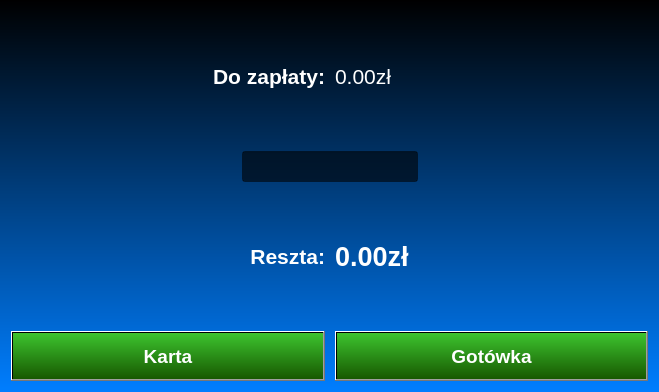
<?xml version="1.0" encoding="UTF-8"?>
<ui version="4.0">
 <class>Shopped_podlicz</class>
 <widget class="QDialog" name="Shopped_podlicz">
  <property name="geometry">
   <rect>
    <x>0</x>
    <y>0</y>
    <width>659</width>
    <height>392</height>
   </rect>
  </property>
  <property name="windowTitle">
   <string>Dialog</string>
  </property>
  <property name="styleSheet">
   <string notr="true">#Shopped_podlicz{background-color: qlineargradient(spread:pad, x1:0, y1:0, x2:0, y2:1, stop:0 rgba(0, 0, 0, 255), stop:1 rgba(0, 126, 255, 255));}</string>
  </property>
  <layout class="QGridLayout" name="gridLayout_2">
   <property name="spacing">
    <number>10</number>
   </property>
   <item row="1" column="0">
    <spacer name="horizontalSpacer_2">
     <property name="orientation">
      <enum>Qt::Horizontal</enum>
     </property>
     <property name="sizeHint" stdset="0">
      <size>
       <width>40</width>
       <height>20</height>
      </size>
     </property>
    </spacer>
   </item>
   <item row="0" column="0" colspan="2">
    <widget class="QLabel" name="label">
     <property name="sizePolicy">
      <sizepolicy hsizetype="Expanding" vsizetype="Expanding">
       <horstretch>0</horstretch>
       <verstretch>0</verstretch>
      </sizepolicy>
     </property>
     <property name="font">
      <font>
       <family>Arial</family>
       <pointsize>16</pointsize>
       <weight>75</weight>
       <bold>true</bold>
      </font>
     </property>
     <property name="styleSheet">
      <string notr="true">color:white</string>
     </property>
     <property name="text">
      <string>Do zapłaty:</string>
     </property>
     <property name="alignment">
      <set>Qt::AlignRight|Qt::AlignTrailing|Qt::AlignVCenter</set>
     </property>
    </widget>
   </item>
   <item row="1" column="1" colspan="2">
    <widget class="QLineEdit" name="lineEdit_zaplacono">
     <property name="font">
      <font>
       <family>Arial</family>
       <pointsize>14</pointsize>
      </font>
     </property>
     <property name="styleSheet">
      <string notr="true">color:white;
background-color: rgba(0, 0, 0, 150);</string>
     </property>
     <property name="maxLength">
      <number>9</number>
     </property>
    </widget>
   </item>
   <item row="2" column="0" colspan="2">
    <widget class="QLabel" name="label_3">
     <property name="sizePolicy">
      <sizepolicy hsizetype="Expanding" vsizetype="Expanding">
       <horstretch>0</horstretch>
       <verstretch>0</verstretch>
      </sizepolicy>
     </property>
     <property name="font">
      <font>
       <family>Arial</family>
       <pointsize>16</pointsize>
       <weight>75</weight>
       <bold>true</bold>
      </font>
     </property>
     <property name="styleSheet">
      <string notr="true">color:white</string>
     </property>
     <property name="text">
      <string>Reszta:</string>
     </property>
     <property name="alignment">
      <set>Qt::AlignRight|Qt::AlignTrailing|Qt::AlignVCenter</set>
     </property>
    </widget>
   </item>
   <item row="4" column="2" colspan="2">
    <widget class="QPushButton" name="pushButton_gotowka">
     <property name="minimumSize">
      <size>
       <width>0</width>
       <height>50</height>
      </size>
     </property>
     <property name="font">
      <font>
       <family>Arial</family>
       <pointsize>14</pointsize>
       <weight>75</weight>
       <bold>true</bold>
      </font>
     </property>
     <property name="styleSheet">
      <string notr="true">color:white;
background-color: qlineargradient(spread:pad, x1:0, y1:0, x2:0, y2:1, stop:0 rgba(61, 196, 47, 255), stop:1 rgba(23, 88, 0, 255))</string>
     </property>
     <property name="text">
      <string>Gotówka</string>
     </property>
    </widget>
   </item>
   <item row="0" column="2" colspan="2">
    <widget class="QLabel" name="label_dozaplaty">
     <property name="sizePolicy">
      <sizepolicy hsizetype="Expanding" vsizetype="Expanding">
       <horstretch>0</horstretch>
       <verstretch>0</verstretch>
      </sizepolicy>
     </property>
     <property name="font">
      <font>
       <family>Arial</family>
       <pointsize>16</pointsize>
      </font>
     </property>
     <property name="styleSheet">
      <string notr="true">color:white</string>
     </property>
     <property name="text">
      <string>0.00zł</string>
     </property>
    </widget>
   </item>
   <item row="2" column="2" colspan="2">
    <widget class="QLabel" name="label_reszta">
     <property name="sizePolicy">
      <sizepolicy hsizetype="Expanding" vsizetype="Expanding">
       <horstretch>0</horstretch>
       <verstretch>0</verstretch>
      </sizepolicy>
     </property>
     <property name="font">
      <font>
       <family>Arial</family>
       <pointsize>20</pointsize>
       <weight>75</weight>
       <bold>true</bold>
      </font>
     </property>
     <property name="styleSheet">
      <string notr="true">color:white</string>
     </property>
     <property name="text">
      <string>0.00zł</string>
     </property>
    </widget>
   </item>
   <item row="4" column="0" colspan="2">
    <widget class="QPushButton" name="pushButton_karta">
     <property name="minimumSize">
      <size>
       <width>0</width>
       <height>50</height>
      </size>
     </property>
     <property name="font">
      <font>
       <family>Arial</family>
       <pointsize>14</pointsize>
       <weight>75</weight>
       <bold>true</bold>
      </font>
     </property>
     <property name="styleSheet">
      <string notr="true">color:white;
background-color: qlineargradient(spread:pad, x1:0, y1:0, x2:0, y2:1, stop:0 rgba(61, 196, 47, 255), stop:1 rgba(23, 88, 0, 255));</string>
     </property>
     <property name="text">
      <string>Karta</string>
     </property>
    </widget>
   </item>
   <item row="1" column="3">
    <spacer name="horizontalSpacer">
     <property name="orientation">
      <enum>Qt::Horizontal</enum>
     </property>
     <property name="sizeHint" stdset="0">
      <size>
       <width>40</width>
       <height>20</height>
      </size>
     </property>
    </spacer>
   </item>
  </layout>
 </widget>
 <resources/>
 <connections/>
</ui>
